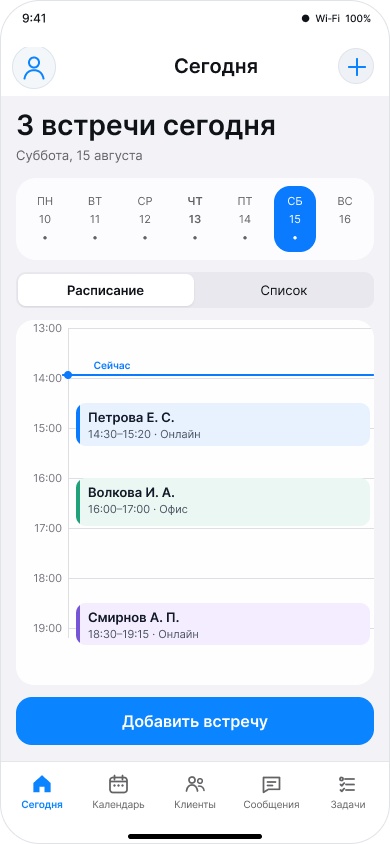
#> input picture qa-today.png, 390 x 844 px
$ python upscale_ui_screens.py
#> lines starting #> are read from the running program, lines starting #| are printed output that depends on the picture
from pathlib import Path

from PIL import Image, ImageFilter


ROOT = Path(__file__).resolve().parents[1]
SOURCES = (
    "qa-today.png",
    "qa-client.png",
    "qa-create-inperson.png",
    "qa-task-board.png",
    "qa-message.png",
    "qa-client-search.png",
    "qa-location-list.png",
    "qa-client-unified.png",
)


def upscale(source: Path) -> Path:
    target = source.with_name(f"{source.stem}-hq.png")
    with Image.open(source) as image:
#> image is the input picture: PIL image 390x844 RGBA; mean R, G, B, A 227.9, 236.1, 246.2, 253.9
        image = image.convert("RGBA")
        enlarged = image.resize(
            (image.width * 3, image.height * 3),
            Image.Resampling.LANCZOS,
        )
        sharpened = enlarged.filter(
            ImageFilter.UnsharpMask(radius=1.15, percent=105, threshold=2)
        )
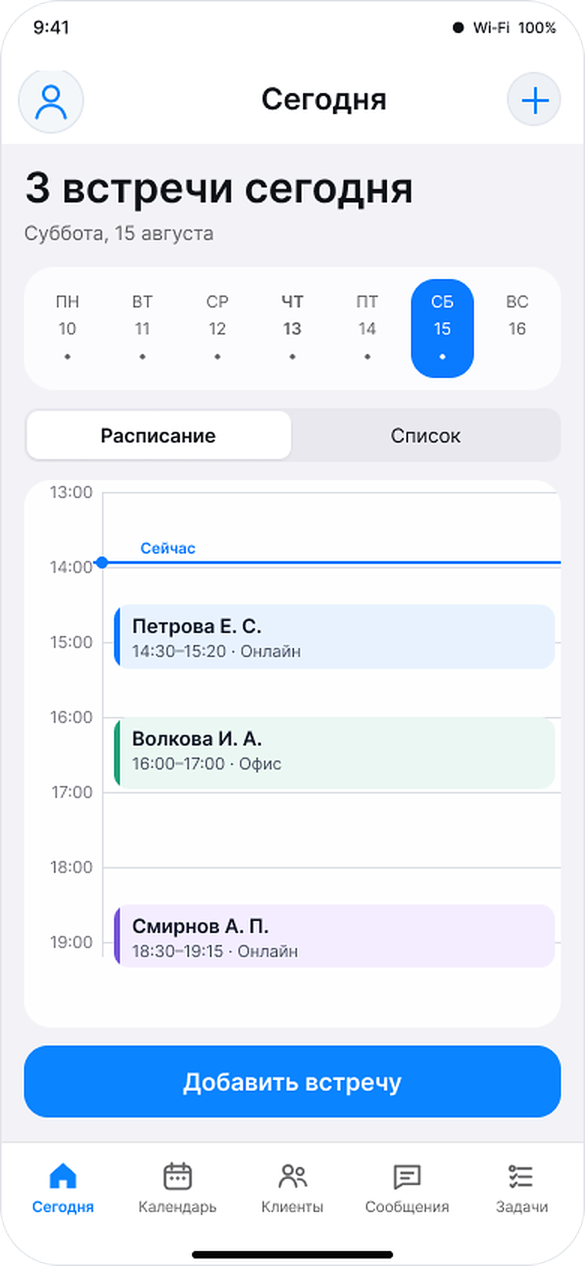
#> sharpened: PIL image 1170x2532 RGBA (shown at 1/2 size); mean R, G, B, A 227.8, 235.9, 246.1, 253.9; transparent parts drawn white
        sharpened.save(target, format="PNG", optimize=True, compress_level=7)
    return target


if __name__ == "__main__":
    for filename in SOURCES:
        print(upscale(ROOT / filename).name)
#> pass 2 of the loop `for filename in SOURCES:`:
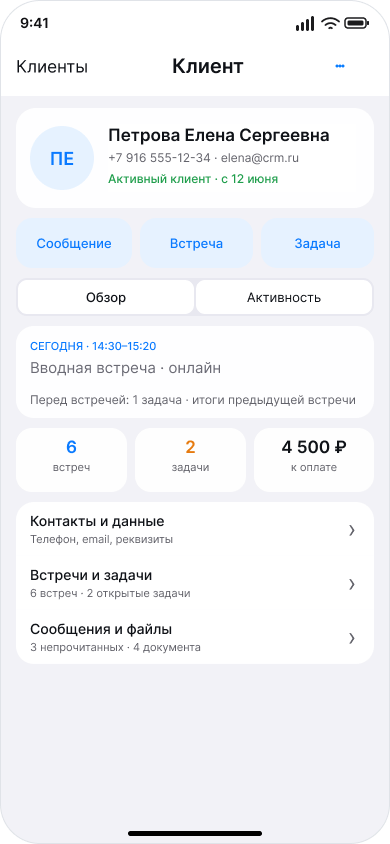
#> input picture qa-client.png, 390 x 844 px
#> in upscale, image is the input picture: PIL image 390x844 RGBA; mean R, G, B, A 241.6, 242.9, 246, 253.9
#> in upscale (call 2), `sharpened = enlarged.filter( ImageFilter.UnsharpMask(radius=1.15, perc..`:
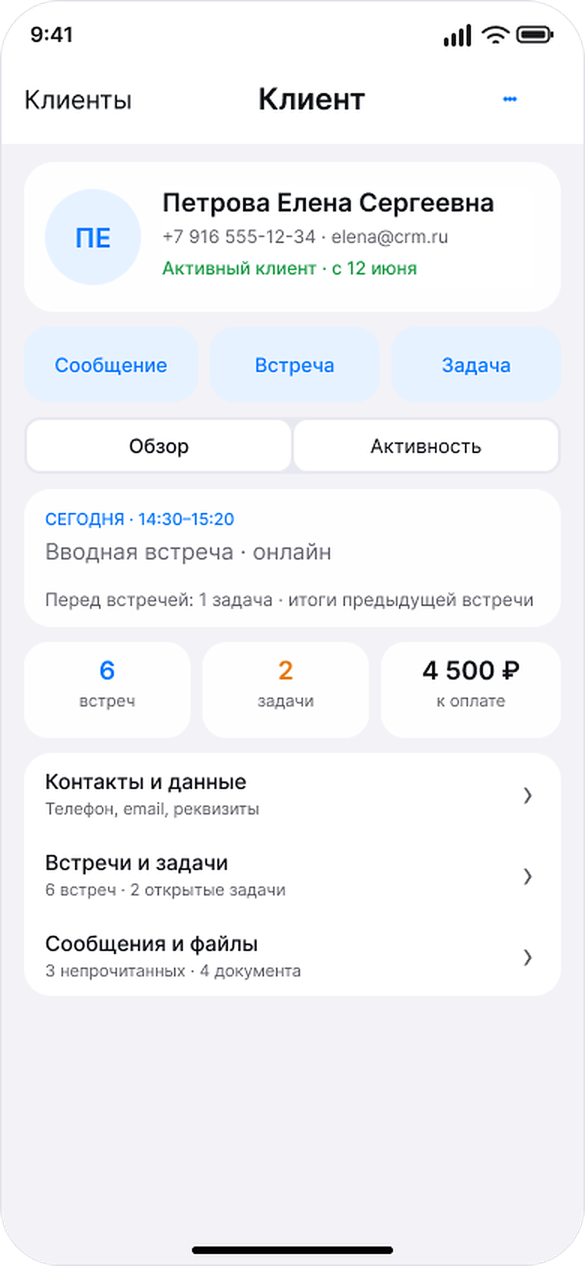
#> sharpened: PIL image 1170x2532 RGBA (shown at 1/2 size); mean R, G, B, A 241.3, 242.6, 245.7, 253.9; transparent parts drawn white
#> (the run stopped early here; a loop or call above may not have finished)
